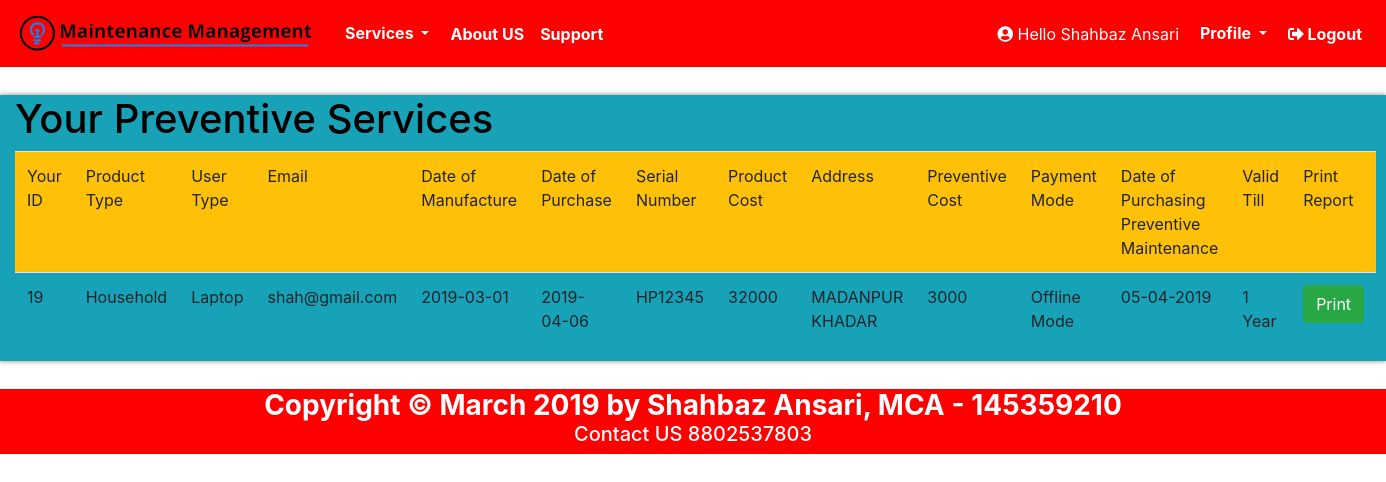
Screenshot of /mm/user_preventive_record.php (signed in) with the database file from the repository.
### tables this page shows
CREATE TABLE `user_product_info` (
  `product_id` int(10) NOT NULL,
  `product_type` varchar(25) NOT NULL,
  `user_type` varchar(20) NOT NULL,
  `email` varchar(50) NOT NULL,
  `dom` varchar(30) NOT NULL,
  `dop` varchar(30) NOT NULL,
  `serial_number` varchar(30) NOT NULL,
  `product_cost` int(30) NOT NULL,
  `address` varchar(200) NOT NULL,
  `preventive_cost` int(10) NOT NULL,
  `payment_mode` varchar(20) NOT NULL,
  `p_date` varchar(20) NOT NULL,
  `valid_till` varchar(30) NOT NULL
);

### mm/user_preventive_record.php (the view, shortened to what this page needs)
<!DOCTYPE html>
<html>
<head>
</head>
<body>
	<?php include 'header.php'; ?>
<div class="container-fluid" style="margin-top: 2%; margin-bottom: 2%;">
<div class="row">
<div class="col-md-12 bg-info" style="box-shadow:0 0 5px grey; color:black; float: inherit;">
<h1> Your Preventive Services </h1>
<table class="table table-stripped">
<thead class="bg-warning">
<tr>
<td> Your ID </td>
<td> Product Type </td>
<td> User Type </td>
<td> Email </td>
<td> Date of Manufacture </td>
<td> Date of Purchase </td>
<td> Serial Number </td>
<td> Product Cost </td>
<td> Address </td>
<td> Preventive Cost </td>
<td> Payment Mode </td>
<td> Date of Purchasing Preventive Maintenance </td>
<td> Valid Till </td>
<td> Print Report </td>
</tr>
<?php
require 'connection.php';
$email = $_SESSION['email'];
$view_users_query="select * from user_product_info WHERE email='$email' ";
$run=mysqli_query($conn,$view_users_query);
while($row=mysqli_fetch_array($run))
{
		$product_id = $row[0];
		$product_type = $row[1];
		$user_type = $row[2];
		$email = $row[3];
		$dom = $row[4];
		$dop = $row[5];
		$serial_number = $row[6];
		$product_cost = $row[7];
		$address = $row[8];
		$preventive_cost = $row[9];
		$payment_mode = $row[10];
		$date = $row[11];
		$valid_till = $row[12];
 ?>
</thead>
<tbody>
<tr>
<td> <?php echo $product_id; ?> </td>
<td> <?php echo $user_type; ?> </td>
<td> <?php echo $product_type; ?> </td>
<td> <?php echo $email; ?> </td>
<td> <?php echo $dom; ?> </td>
<td> <?php echo $dop; ?> </td>
<td> <?php echo $serial_number; ?> </td>
<td> <?php echo $product_cost; ?> </td>
<td> <?php echo $address; ?> </td>
<td> <?php echo $preventive_cost; ?> </td>
<td> <?php echo $payment_mode; ?> </td>
<td> <?php echo $date; ?> </td>
<td> <?php echo $valid_till; ?> </td>
<td> <button class="btn btn-success" onclick="printf()"> Print </button> </td>
</tr>
</tbody>
<?php } ?>
</table>
</div>
</div>
</div>
<?php include 'footer.php'; ?>
</body>
</html>

### rows the page displays
user_product_info: product_id "19", user_type "Household", product_type "Laptop", email "shah@gmail.com", dom "2019-03-01", dop "2019-04-06", serial_number "HP12345", product_cost "32000", address "MADANPUR KHADAR", preventive_cost "3000", payment_mode "Offline Mode", p_date "05-04-2019", valid_till "1 Year"

### other values shown
$_SESSION['name'] "Shahbaz Ansari"
